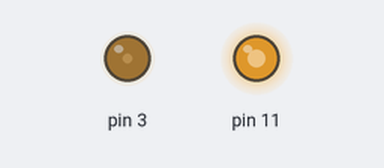
Bench run of a sketch on a simulated Arduino Uno, built with avr-gcc and run on an emulated ATmega328P. Parts: output pins drawn as LEDs (lit = HIGH).

Above: at 0.1 s.
Timing chart, 0 to 1.6 s (numbered marks = the images above):
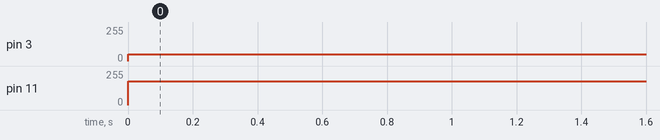

Measured:
- by itself, pin 3: 0/255 → 50/255 at 0.00 s
- by itself, pin 11: 0/255 → 180/255 at 0.00 s

The sketch:

ServoExperiments.ino
```cpp
void setup() {
  // put your setup code here, to run once:

}

void loop() {
  // put your main code here, to run repeatedly:
pinMode(3, OUTPUT);
  pinMode(11, OUTPUT);
  TCCR2A = _BV(COM2A1) | _BV(COM2B1) | _BV(WGM20);
  TCCR2B = _BV(CS22);
  OCR2A = 180;
  OCR2B = 50;
}
```
